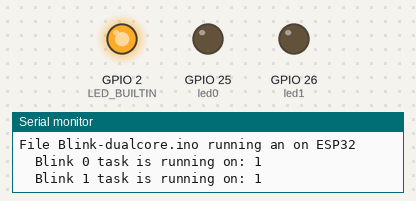
The sketch below on a simulated ESP32. On the bench: output pins drawn as LEDs (lit = HIGH), the last lines printed to the serial monitor.

Above: at 1.77 s.
At 2.42 s:
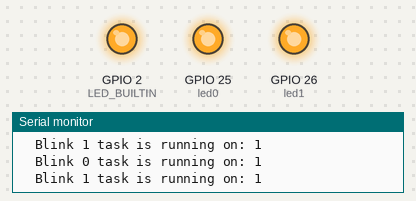
At 3.5 s:
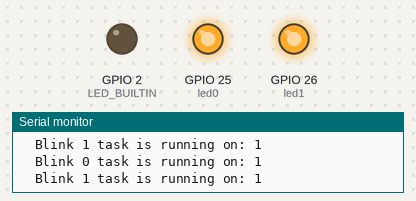
At 6.32 s:
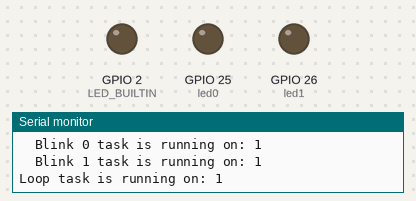
Timing chart, 0 to 7.4 s (numbered marks = the images above):
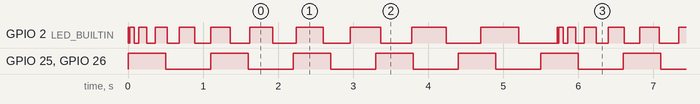

The sketch:

Blink-dualcore.ino
```cpp
/*
  Blink-dualcore

  taken from the blinky example

   26 Jun 2020 - gswann
   experimenting with dual core programming on the ESP32

   This is a good web site for basics:
   https://www.savjee.be/2020/01/multitasking-esp32-arduino-freertos/

*/

// int LED_BUILTIN = 2;
const int led0 = 25; // Pin of the LED for task0
const int led1 = 26; // Pin of the LED for task1


/* define these for the various conditions.
   If you allow task0 to hang (by removing the two slashes, you will always see a WDT error and reboot.
   Allowing a hang in loop or task 1 will not cause this error, unless
   you allow the systems WDT to watch core 1
*/

//#define HANGTASK0
//#define HANGTASK1
//#define HANGLOOP
//#define WATCHCORE1


// the setup function runs once when you press reset or power the board
void setup() {
  // initialize digital pin LED_BUILTIN as an output.
  pinMode(LED_BUILTIN, OUTPUT);
  pinMode(25, OUTPUT);
  pinMode(26, OUTPUT);
  Serial.begin(115200);

  // this task defaults to core 0, at least on my system
  xTaskCreate(
    toggleLED0,    // Function that should be called
    "Toggle LED0",   // Name of the task (for debugging)
    1000,            // Stack size (bytes)
    NULL,            // Parameter to pass
    1,               // Task priority
    NULL             // Task handle
  );

  //  this causes the second blink task to run on core 1
  xTaskCreatePinnedToCore(
    toggleLED1,    // Function that should be called
    "Toggle LED1",   // Name of the task (for debugging)
    1000,            // Stack size (bytes)
    NULL,            // Parameter to pass
    1,               // Task priority
    NULL,            // Task handle
    1                // which core, 0 or 1
  );

#ifdef WATCHCORE1
  enableCore1WDT();
#endif

  Serial.println("File Blink-dualcore.ino running an on ESP32");

}

// the loop function runs over and over again forever
void loop() {
  // the blue LED blinks fast at first then slower and slower
  for (int ii = 10 ; ii < 560 ; ii += 50) {
    digitalWrite(LED_BUILTIN, HIGH);
    delay(ii);                       // wait awhile
    digitalWrite(LED_BUILTIN, LOW);
    delay(ii);                       // wait awhile
  }

  Serial.print("Loop task is running on: ");
  Serial.println(xPortGetCoreID());
  //vTaskDelay(100 / portTICK_PERIOD_MS);

  // kill loop() after one pass if defined
#ifdef HANGLOOP
  while (true) {
    int a = 0;
  }
#endif

}


void toggleLED0(void * parameter) {
  for (;;) { // infinite loop

    // Turn the LED on
    digitalWrite(led0, HIGH);

    // Pause the task for 500ms
    vTaskDelay(500 / portTICK_PERIOD_MS);

    // Turn the LED off
    digitalWrite(led0, LOW);

    // Pause the task again for 500ms
    vTaskDelay(500 / portTICK_PERIOD_MS);

    Serial.print("  Blink 0 task is running on: ");
    Serial.println(xPortGetCoreID());
    vTaskDelay(100 / portTICK_PERIOD_MS);

#ifdef HANGTASK0
    while (true) {
      int a = 0;
    }
#endif

  }
}

void toggleLED1(void * parameter) {
  for (;;) { // infinite loop

    // Turn the LED on
    digitalWrite(led1, HIGH);

    // Pause the task for 500ms
    vTaskDelay(500 / portTICK_PERIOD_MS);

    // Turn the LED off
    digitalWrite(led1, LOW);

    // Pause the task again for 500ms
    vTaskDelay(500 / portTICK_PERIOD_MS);

    Serial.print("  Blink 1 task is running on: ");
    Serial.println(xPortGetCoreID());
    vTaskDelay(100 / portTICK_PERIOD_MS);

#ifdef HANGTASK1
    while (true) {
      int a = 0;
    }
#endif

  }
}
```

Measured:
- by itself, GPIO 2 (LED_BUILTIN): moves between LOW and HIGH, repeating every 5.7 s
- by itself, GPIO 25 (led0), GPIO 26 (led1): alternates HIGH for 0.50 s and LOW for 0.60 s
